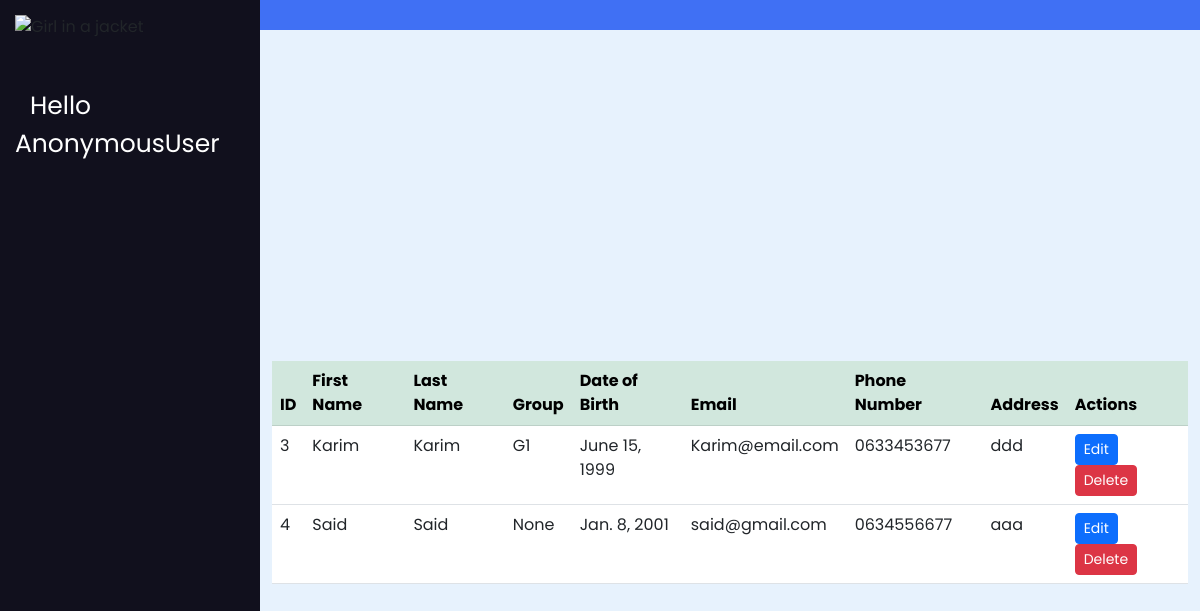
Page /list_students/ on the earlier database version.
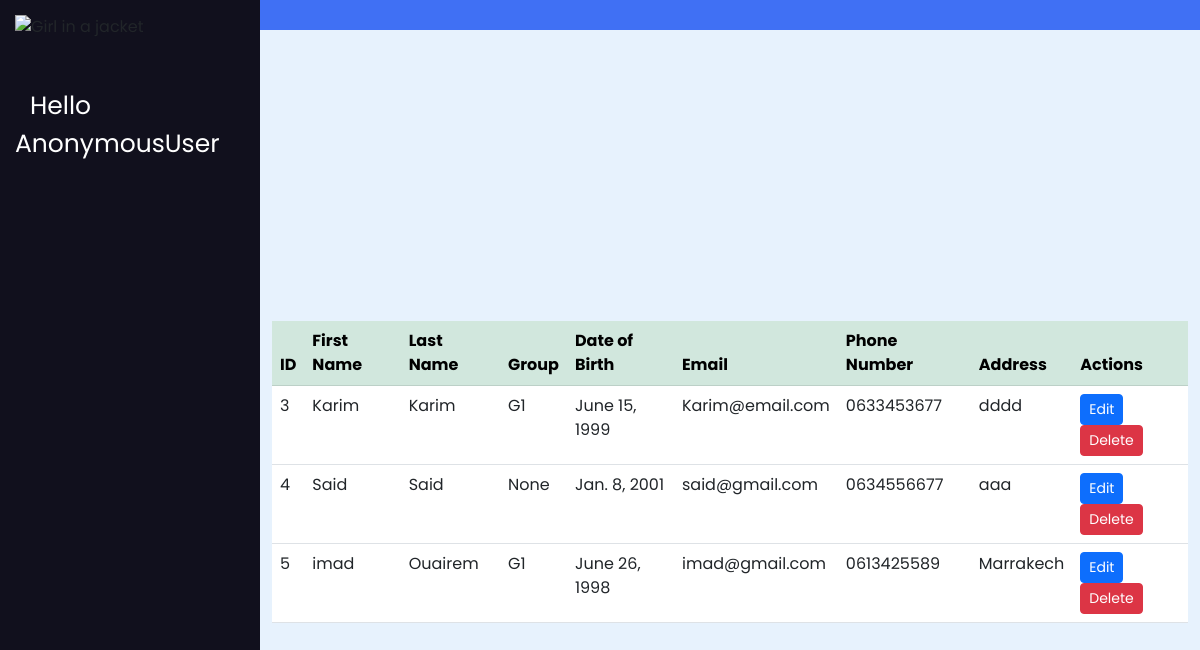
Same page on the later database version.
### exam_app/models.py (models this page shows, shortened)
class Student(models.Model):
    first_name = models.CharField(max_length=100)
    last_name = models.CharField(max_length=100)
    date_of_birth = models.DateField()
    email = models.EmailField()
    phone_number = models.CharField(max_length=20)
    address = models.CharField(max_length=255)
    group = models.ForeignKey(Group, on_delete=models.CASCADE, null=True)

class Group(models.Model):
    name = models.CharField(max_length=10)
    def __str__(self):
        return f"{self.name}"

### exam_app/views.py (the view)
# urls.py: path('list_students/', studentListView, name="list_students"),
def studentListView(request):
    students = Student.objects.all()
    return render(request, 'list_students.html', {'students': students})

### exam_app/templates/list_students.html
{% extends "base.html" %}
{% block content %}
<div class="container">
  <table class="table table-hover">
    <thead class="table-success">
      <th>ID</th>
      <th>First Name</th>
      <th>Last Name</th>
      <th>Group</th>
      <th>Date of Birth</th>
      <th>Email</th>
      <th>Phone Number</th>
      <th>Address</th>
      <th>Actions</th>
    </thead>
    <tbody>
      {% for student in students %}
      <tr>
        <td>{{ student.id }}</td>
        <td>{{ student.first_name }}</td>
        <td>{{ student.last_name }}</td>
        <td>{{ student.group }}</td>
        <td>{{ student.date_of_birth }}</td>
        <td>{{ student.email }}</td>
        <td>{{ student.phone_number }}</td>
        <td>{{ student.address }}</td>
        <td>
          <a class="btn btn-sm btn-primary" href="{% url 'update_student' student.id %}">Edit</a>
          <a class="btn btn-sm btn-danger" href="{% url 'delete_student' student.id %}">Delete</a>
        </td>
      </tr>
      {% endfor %}
    </tbody>
  </table>
</div>
{% endblock content %}

Differences in the rows shown:
changed Student "Karim": address "ddd" → "dddd"
added Student: id "5", first_name "imad", last_name "Ouairem", group "G1", date_of_birth "June 26, 1998", email "imad@gmail.com", phone_number "0613425589", address "Marrakech"
